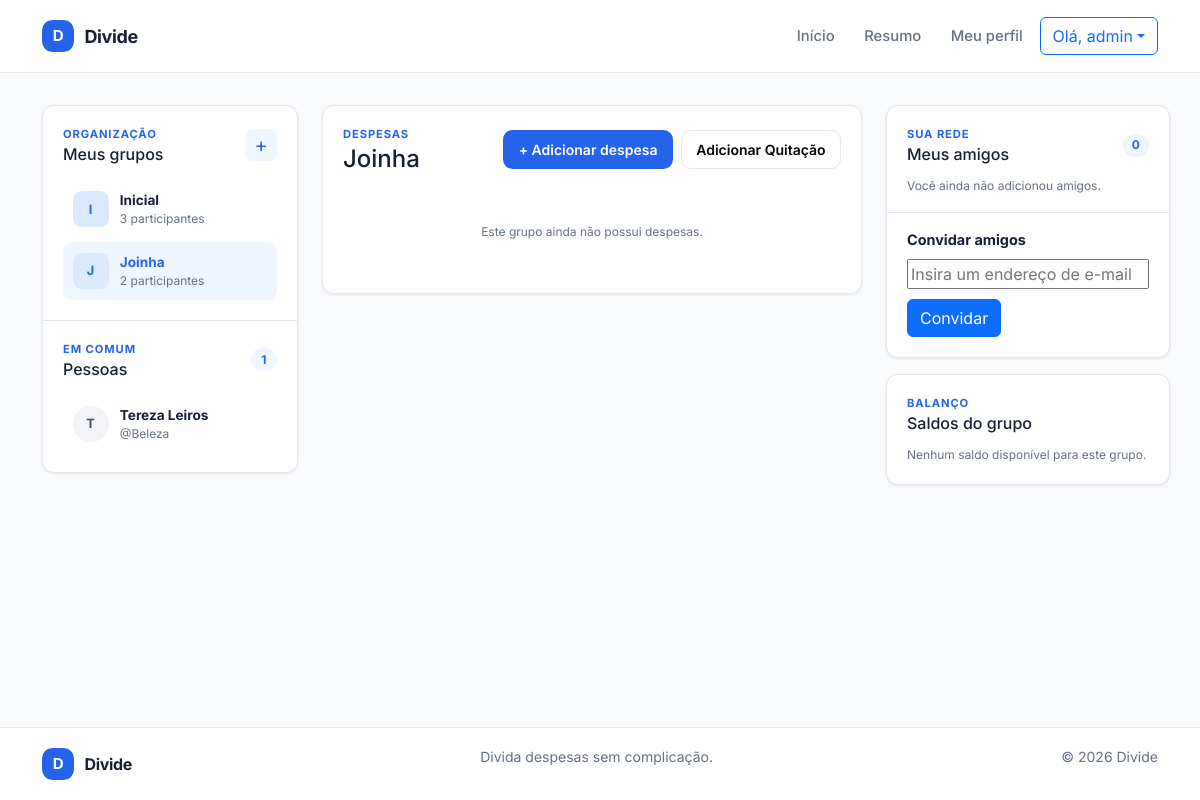
Screenshot of /sumario/?grupo=5 (signed in) with the database file from the repository.
### app_divide/models/grupo.py (models this page shows, shortened)
class Grupo(models.Model):
    nome = models.CharField(max_length=100, unique=True)
    descricao = models.TextField(blank=True, null=True)
    data_criacao = models.DateTimeField(auto_now_add=True)
    criado_por = models.ForeignKey(settings.AUTH_USER_MODEL,
                on_delete=models.CASCADE, related_name='criador_grupo')

### app_divide/views/HomeView.py (the view)
def sumario_view(request):
    print(f"Request method: {request.method} em sumario_view")
    grupos = Grupo.objects.none()
    pessoas = get_user_model().objects.none()
    grupo_selecionado = None
    despesas = []
    despesa_form = DespesaForm()
    pagamento_form = None
    convite_form = ConvidarForm()
    gerenciar_sumario = None
    if request.user.is_authenticated:
        grupos = (Grupo.objects.annotate(participantes_ativos=Count('participantes', filter=Q(participantes__ativo=True), distinct=True,))
                  .filter(participantes__usuario=request.user, participantes__ativo=True)
                  .distinct()
                  .order_by('nome')
                  )
        pessoas = (
            get_user_model().objects
            .filter(participacoes__grupo__in=grupos, participacoes__ativo=True)
            .exclude(pk=request.user.pk)
            .distinct()
            .order_by('first_name', 'username')
        )
        grupo_id = request.POST.get('grupo') if request.method == 'POST' else request.GET.get('grupo')
        print(f"Grupo_ID selecionado: {grupo_id}")
        if grupo_id and grupo_id.isdigit():
            grupo_selecionado = grupos.filter(pk=grupo_id).first()
        if grupo_selecionado is None:
            grupo_selecionado = grupos.first()
        if grupo_selecionado is not None:
            gerenciar_sumario = GerenciarSumario(grupo_selecionado)
            despesas = (
                grupo_selecionado.grupo_despesa
                .select_related('criador', 'criador__usuario')
                .order_by('-data_despesa', '-pk')
            )
            pessoas = (
                get_user_model().objects
                .filter(participacoes__grupo_id=grupo_selecionado.pk, participacoes__ativo=True)
                .exclude(pk=request.user.pk)
                .distinct()
                .order_by('first_name', 'username')
            )
    pagamento_form = PagamentoForm(grupo=grupo_selecionado) if grupo_selecionado else None
    context = {
        'grupos': grupos,
        'pessoas': pessoas,
        'grupo_selecionado': grupo_selecionado,
        'despesas': despesas,
        'despesa_form': despesa_form,
        'valores_individuais': gerenciar_sumario.calcular_valores_individuais() if gerenciar_sumario is not None else {},
        'pagamento_form': pagamento_form,
        'convite_form': convite_form,
    }
    return render(request, template_name='home/sumario.html', context=context, status=200)

### app_divide/templates/home/sumario.html (shortened to what this page needs)
{% extends "base.html" %}
{% load static %}
{% block styles %}
    <link rel="stylesheet" href="{% static 'css/sumario.css' %}">
{% endblock %}
{% block content %}
    <div class="container summary-layout">
        <aside class="summary-sidebar" aria-label="Seus grupos e contatos">
            <section class="sidebar-section" aria-labelledby="groups-title">
                <div class="section-heading">
                    <div>
                        <p class="eyebrow">Organização</p>
                        <h2 id="groups-title">Meus grupos</h2>
                    </div>
                    {% if user.is_authenticated %}
                        <button class="icon-button"
                                type="button"
                                data-bs-toggle="modal"
                                data-bs-target="#groupModal"
                                aria-label="Criar novo grupo"
                                title="Criar novo grupo">+</button>
                    {% endif %}
                </div>
                {% if user.is_authenticated %}
                    {% if grupos %}
                        <ul class="sidebar-list">
                            {% for grupo in grupos %}
                                <li>
                                    <a class="sidebar-item{% if grupo.pk == grupo_selecionado.pk %} is-active{% endif %}"
                                       href="{% url 'sumario' %}?grupo={{ grupo.pk }}"
                                       {% if grupo.pk == grupo_selecionado.pk %}aria-current="page"{% endif %}>
                                        <span class="item-avatar item-avatar-group" aria-hidden="true">{{ grupo.nome|first|upper }}</span>
                                        <span class="item-content"><strong>{{ grupo.nome }}</strong><small>{{ grupo.participantes_ativos }} participante{{ grupo.participantes_ativos|pluralize }}</small></span>
                                    </a>
                                </li>
                            {% endfor %}
                        </ul>
                    {% else %}
                        <p class="empty-state">Você ainda não participa de nenhum grupo.</p>
                    {% endif %}
                {% else %}
                    <p class="empty-state">Entre na sua conta para visualizar seus grupos.</p>
                {% endif %}
            </section>
            <section class="sidebar-section" aria-labelledby="people-title">
                <div class="section-heading">
                    <div>
                        <p class="eyebrow">Em comum</p>
                        <h2 id="people-title">Pessoas</h2>
                    </div>
                    {% if user.is_authenticated %}<span class="count-badge">{{ pessoas|length }}</span>{% endif %}
                </div>
                {% if pessoas %}
                    <ul class="sidebar-list">
                        {% for pessoa in pessoas %}
                            <li class="sidebar-item">
                                <span class="item-avatar" aria-hidden="true">{{ pessoa.get_full_name|default:pessoa.username|first|upper }}</span>
                                <span class="item-content"><strong>{{ pessoa.get_full_name|default:pessoa.username }}</strong><small>@{{ pessoa.username }}</small></span>
                            </li>
                        {% endfor %}
                    </ul>
                {% elif user.is_authenticated %}
                    <p class="empty-state">Nenhuma outra pessoa encontrada nos seus grupos.</p>
                {% else %}
                    <p class="empty-state">As pessoas dos seus grupos aparecerão aqui.</p>
                {% endif %}
            </section>
        </aside>
        <main class="expense-column">
            <section class="content-card">
                <div class="expense-heading">
                    <div>
                        <p class="eyebrow">Despesas</p>
                        <h1>{% if grupo_selecionado %}{{ grupo_selecionado.nome }}{% else %}Selecione um grupo{% endif %}</h1>
                    </div>
                    {% if grupo_selecionado %}
                        <div class="expense-actions">
                            <button class="button button-primary button-small"
                                    type="button"
                                    data-open-expense-modal>+ Adicionar despesa</button>
                            <button class="button button-secondary button-small"
                                    type="button"
                                    data-bs-toggle="modal"
                                    data-bs-target="#paymentModal">Adicionar Quitação</button>
                        </div>
                    {% endif %}
                </div>
                {% if despesas %}
                    <ul class="expense-list">
                        {% for despesa in despesas %}
                            <li class="expense-item">
                                <div class="expense-date"><strong>{{ despesa.data_despesa|date:"d" }}</strong><span>{{ despesa.data_despesa|date:"M" }}</span></div>
                                <div class="expense-info">
                                    <strong>{{ despesa.descricao }}</strong>
                                    <small>Criada por {{ despesa.criador.nome|default:despesa.criador.usuario.first_name|default:despesa.criador.usuario.username }}</small>
                                </div>
                                <strong class="expense-value">R$ {{ despesa.valor_total|floatformat:2 }}</strong>
                            </li>
                        {% endfor %}
                    </ul>
                {% elif grupo_selecionado %}
                    <p class="empty-state expense-empty">Este grupo ainda não possui despesas.</p>
                {% else %}
                    <p class="empty-state expense-empty">Suas despesas aparecerão após você selecionar um grupo.</p>
                {% endif %}
            </section>
        </main>
        <aside class="summary-aside" aria-label="Amigos e saldos">
            <section class="content-card friends-card" aria-labelledby="friends-title">
                <div class="section-heading">
                    <div>
                        <p class="eyebrow">Sua rede</p>
                        <h2 id="friends-title">Meus amigos</h2>
                    </div>
                    {% if user.is_authenticated %}<span class="count-badge">{{ amigos|length }}</span>{% endif %}
                </div>
                {% if amigos %}
                    <ul class="friends-list">
                        {% for amigo in amigos %}
                            <li class="friend-item">
                                <span class="item-avatar" aria-hidden="true">{{ amigo.get_full_name|default:amigo.username|first|upper }}</span>
                                <span class="item-content">
                                    <strong>{{ amigo.get_full_name|default:amigo.username }}</strong>
                                    <small>@{{ amigo.username }}</small>
                                </span>
                            </li>
                        {% endfor %}
                    </ul>
                {% elif user.is_authenticated %}
                    <p class="empty-state friends-empty">Você ainda não adicionou amigos.</p>
                {% else %}
                    <p class="empty-state friends-empty">Entre na sua conta para visualizar seus amigos.</p>
                {% endif %}
                {% if user.is_authenticated %}
                    <form class="invite-form" method="post" action="{% url 'sumario' %}">
                        <label class="invite-label" for="friend-email">Convidar amigos</label>
                        {% if convite_form %}
                            <div class="invite-controls">
                                {{ convite_form.mail_destinatario }}
                                <button class="btn btn-primary" type="submit">Convidar</button>
                            </div>
                        {% endif %}
                    </form>
                {% endif %}
            </section>
            <section class="content-card balance-card" aria-labelledby="balances-title">
                <div class="section-heading">
                    <div>
                        <p class="eyebrow">Balanço</p>
                        <h2 id="balances-title">Saldos do grupo</h2>
                    </div>
                </div>
                {% if grupo_selecionado %}
                    {% if valores_individuais %}
                        {% for pessoa, saldo in valores_individuais.items %}
                            <p class="balance-row"><span>{{ pessoa }}</span><strong> R$ {{ saldo|floatformat:2 }}</strong></p>
                        {% endfor %}
                    {% else %}
                        <p class="empty-state">Nenhum saldo disponível para este grupo.</p>
                    {% endif %}
                {% else %}
                    <p class="empty-state">Selecione um grupo para visualizar os saldos.</p>
                {% endif %}
            </section>
        </aside>
    </div>
{% endblock %}

### app_divide/templates/base.html (shortened to what this page needs)
{% load static %}
<!DOCTYPE html>
<html lang="pt-BR">
    <head>
        <link href="https://cdn.jsdelivr.net/npm/bootstrap@5.3.3/dist/css/bootstrap.min.css"
              rel="stylesheet"
>
        <link rel="stylesheet" href="{% static 'css/global.css' %}">
        {% block styles %}{% endblock %}
    </head>
    <body class="{% block body_class %}{% endblock %}">
        <header class="site-header">
            <div class="container header-content">
                <a class="brand"
                   href="{% url 'home' %}"
                   aria-label="Divide — página inicial">
                    <span class="brand-mark" aria-hidden="true">D</span><span>Divide</span>
                </a>
                <nav class="main-nav" aria-label="Navegação principal">
                    <a class="nav-link" href="{% url 'home' %}">Início</a>
                    {% if user.is_authenticated %}
                        <a class="nav-link" href="{% url 'sumario' %}">Resumo</a>
                        <a class="nav-link" href="#">Meu perfil</a>
                        <div class="dropdown">
                            <button class="btn btn-outline-primary dropdown-toggle"
                                    type="button"
                                    data-bs-toggle="dropdown"
                                    aria-expanded="false">Olá, {{ user.get_short_name|default:user.username }}</button>
                        </div>
                    {% else %}
                        <a class="nav-link" href="{% url 'login' %}">Entrar</a>
                        <a class="button button-primary button-small" href="{% url 'registro' %}">Criar conta</a>
                    {% endif %}
                </nav>
            </div>
        </header>
        <main id="main-content" class="site-main">
            {% block content %}{% endblock %}
        </main>
        <footer class="site-footer">
            <div class="container footer-content">
                <a class="brand brand-footer" href="{% url 'home' %}">
                    <span class="brand-mark" aria-hidden="true">D</span><span>Divide</span>
                </a>
                <p>Divida despesas sem complicação.</p>
                <p>&copy; {% now "Y" %} Divide</p>
            </div>
        </footer>
    </body>
</html>

### rows the page displays
Grupo: nome|first "I", nome "Inicial", participantes_ativos "3"
Grupo: nome|first "J", nome "Joinha", participantes_ativos "2"

### other values shown
{{ user.get_short_name|default:user.username }} "admin"
{{ pessoas|length }} "1"
{{ pessoa.get_full_name|default:pessoa.username|first|upper }} "T"
{{ pessoa.get_full_name|default:pessoa.username }} "Tereza Leiros"
{{ pessoa.username }} "Beleza"
{{ amigos|length }} "0"
